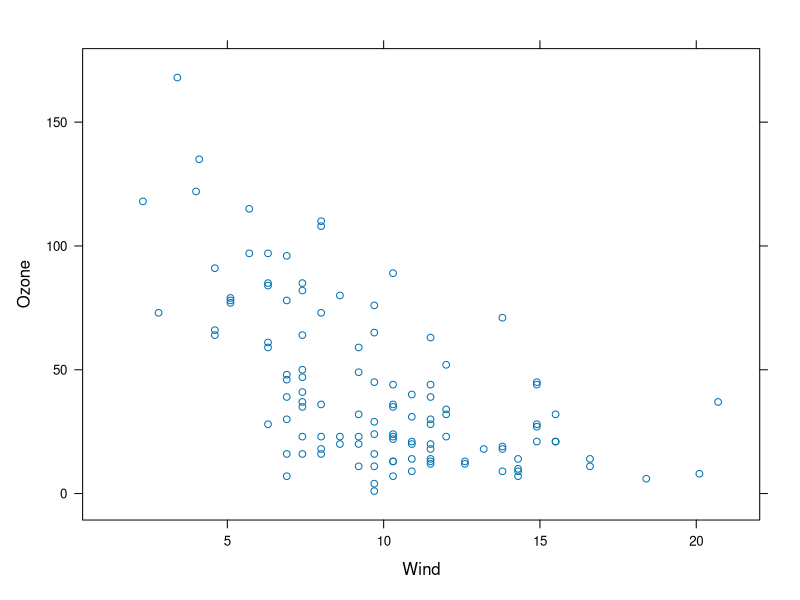
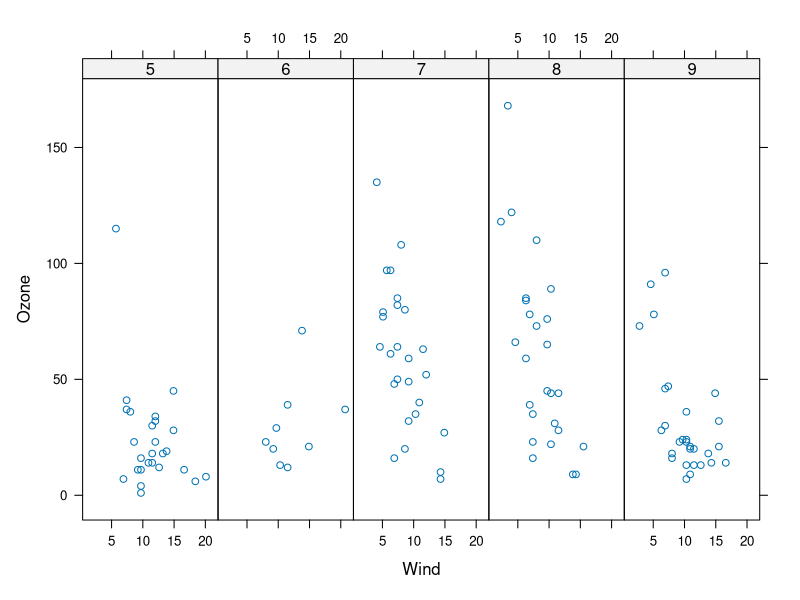
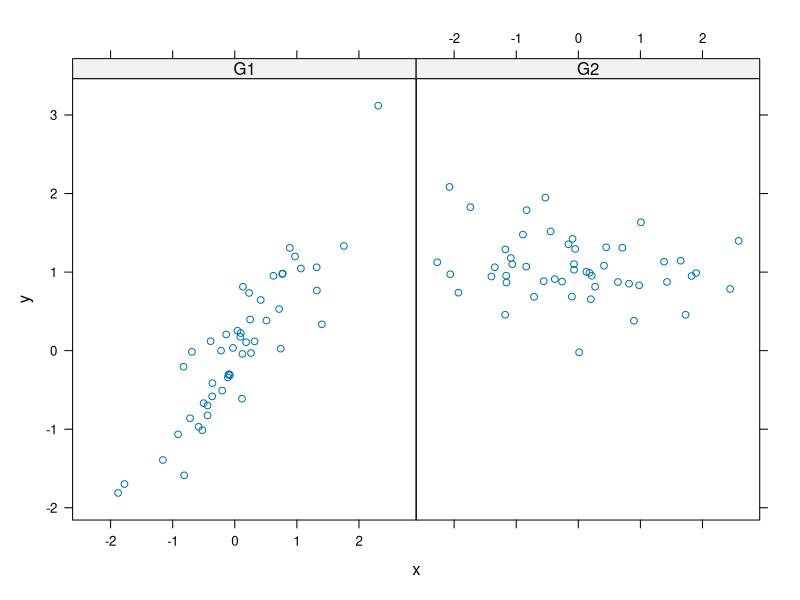
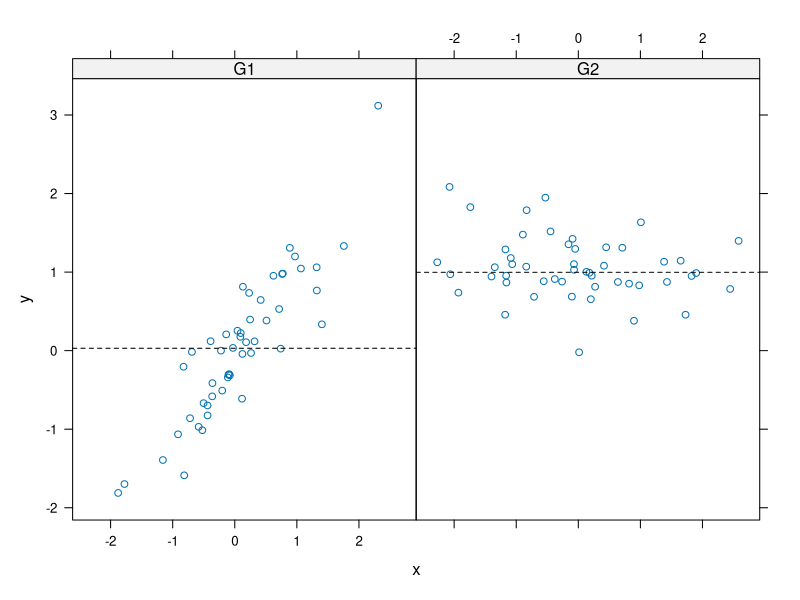
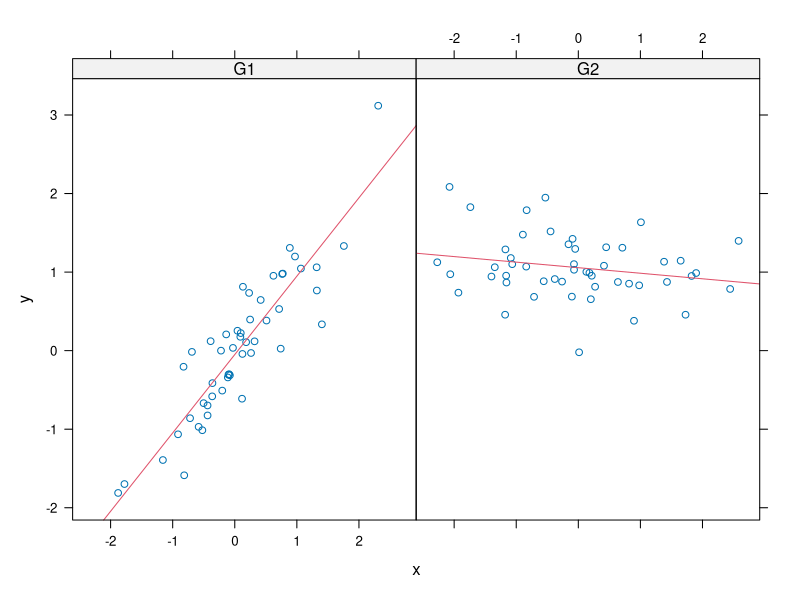
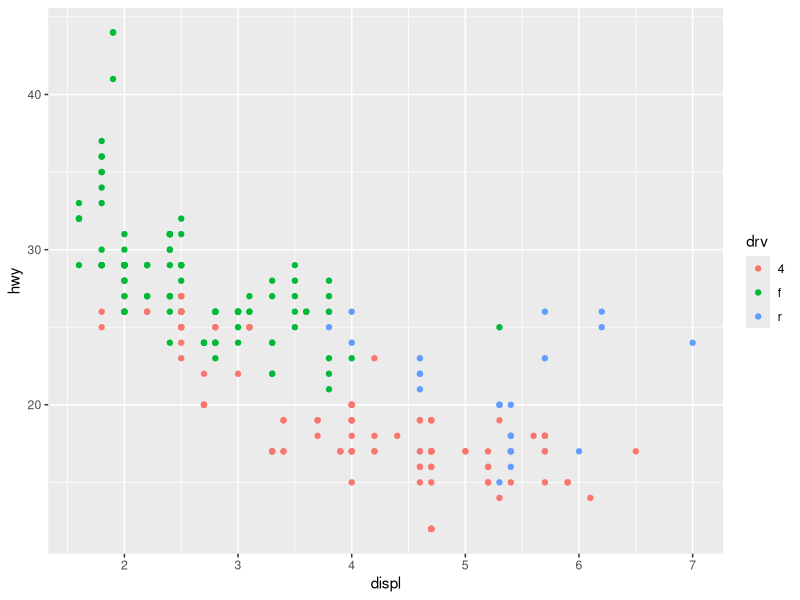
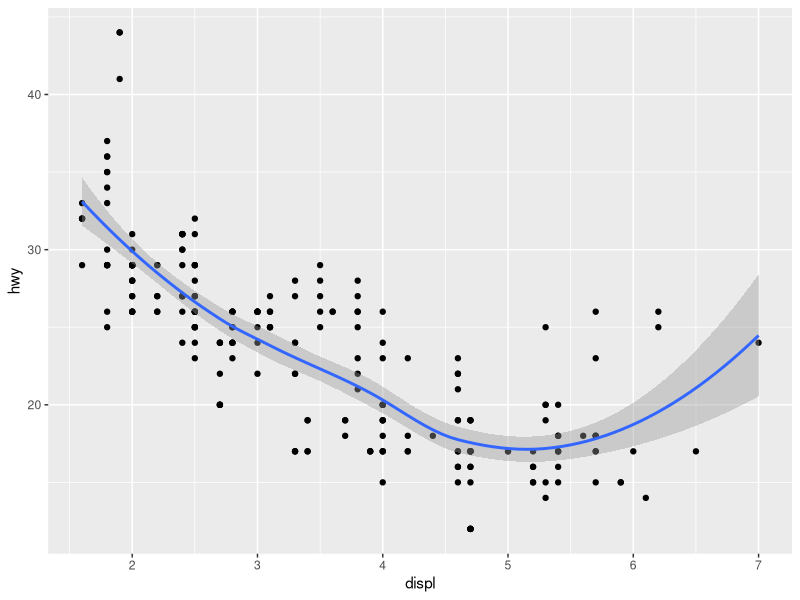
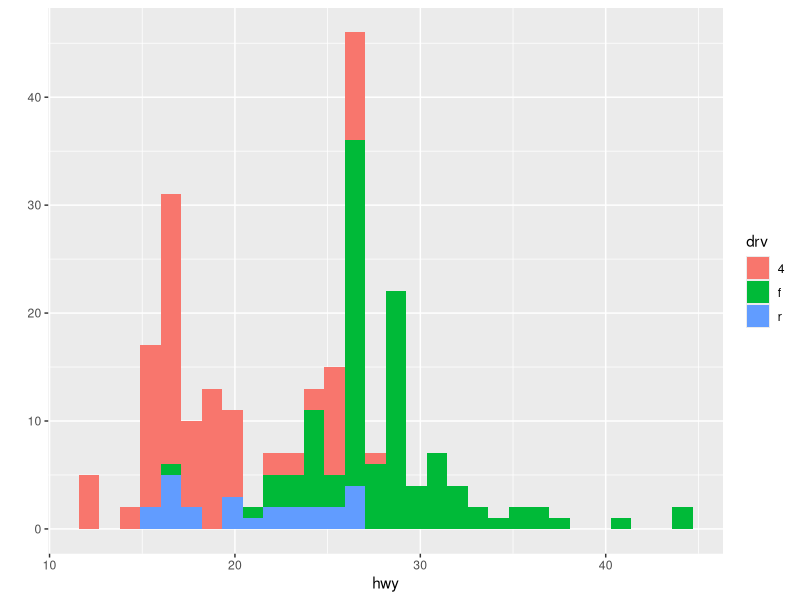

These charts were generated, in order, by the following R code:
## ---- chunk 1
knitr::opts_chunk$set(echo = TRUE)
## ---- chunk 2
library(lattice)
library(datasets)

xyplot(Ozone ~ Wind, data = airquality)
## ---- chunk 3
airquality = transform(airquality, Month = factor(Month))
xyplot(Ozone ~ Wind | Month, data = airquality, layout = c(5,1))
## ---- chunk 4
set.seed(100)
x = rnorm(100)
f = rep(0:1, each = 50)
y = x + f - f * x + rnorm(100, sd = .5)

f = factor(f, labels = c('G1','G2'))
xyplot(y ~ x | f, layout = c(2,1))
## ---- chunk 5
xyplot(y ~ x | f, panel  = function(x,y,...){
      panel.xyplot(x,y, ...) # first call default panel for xyplot
      panel.abline(h = median(y), lty = 2)
})
## ---- chunk 6
xyplot(y ~ x | f, panel  = function(x,y,...){
      panel.xyplot(x,y, ...) # first call default panel for xyplot
      panel.lmline(x,y, col = 2)
})
## ---- chunk 7
library(ggplot2)
str(mpg)
## ---- chunk 8
qplot(displ, hwy, data = mpg, color = drv)
## ---- chunk 9
qplot(displ, hwy, data = mpg, geom = c('point','smooth'))
## ---- chunk 10
qplot(hwy, data = mpg, fill = drv)
## ---- chunk 11
qplot(displ, hwy, data = mpg, facets = . ~ drv)
## ---- chunk 12
qplot(hwy, data = mpg, facets = drv ~., binwidth = 2)
## ---- chunk 13
testdat = data.frame(x = 1:100, y = rnorm(100))
testdat[50,2] = 100

plot(testdat$x, testdat$y, type = 'l', ylim = c(-3,3))
## ---- chunk 14
g = ggplot(testdat, aes(x,y))
g + geom_line() + ylim(-3,3)
## ---- chunk 15
g + geom_line() + coord_cartesian(ylim = c(-3,3))
## ---- chunk 16
library(nlme)
library(lattice)
xyplot(weight ~ Time | Diet, BodyWeight)
## ---- chunk 17
library(datasets)
data(airquality)

qplot(Wind, Ozone, data = airquality)

airquality = transform(airquality, Month = factor(Month))
qplot(Wind, Ozone, data = airquality, facets = . ~ Month)

qplot(Wind, Ozone, data = airquality, facets = . ~ factor(Month))
